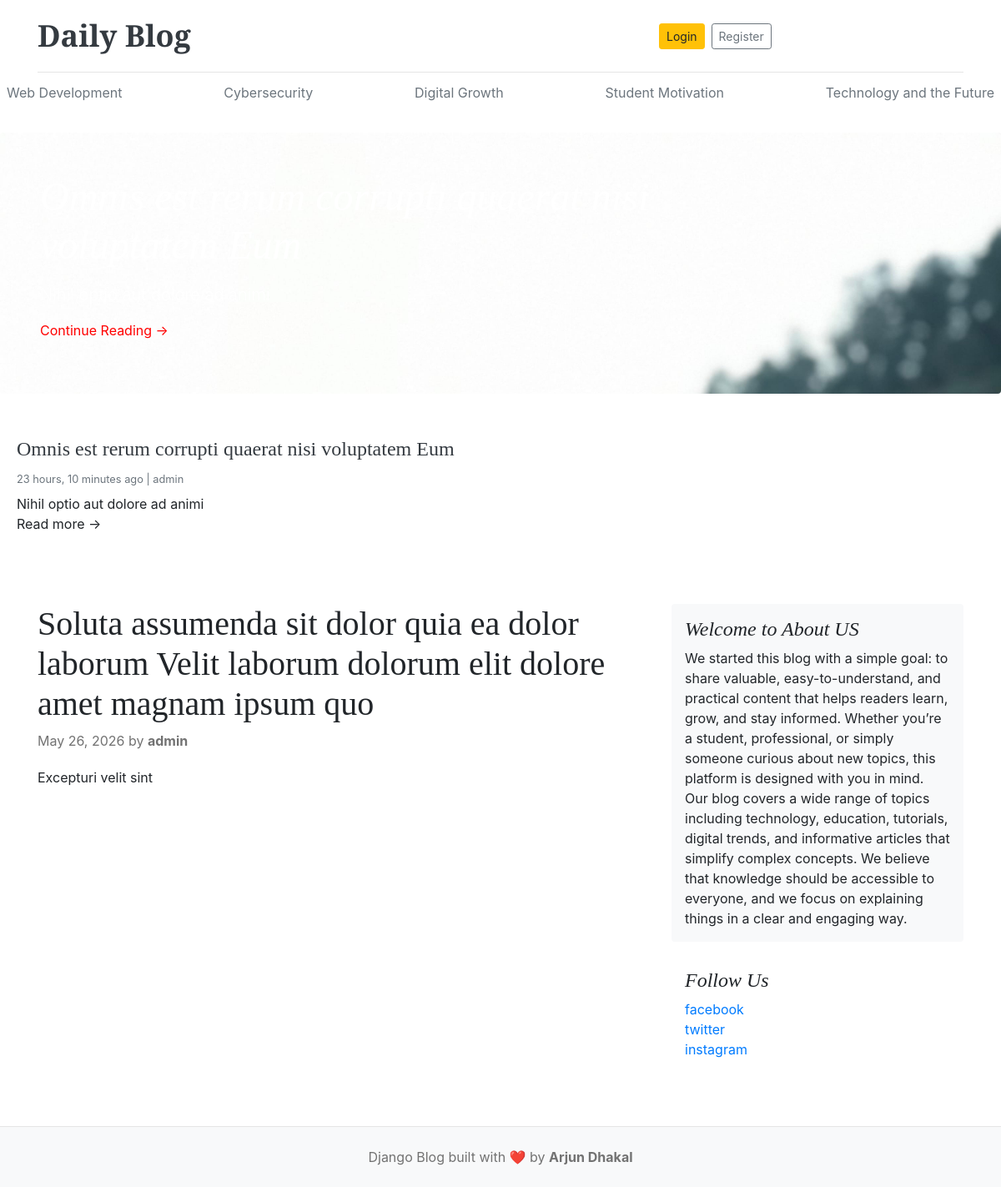
The page / on the database its author committed.
### main/models.py (models this page shows, shortened)
class Category(models.Model):
    name=models.CharField(max_length=100,unique=True)
    created_at=models.DateTimeField(auto_now_add=True)
    updated_at=models.DateTimeField(auto_now=True)

class Blog(models.Model):
    title=models.CharField(max_length=200)
    slug=models.SlugField(max_length=200,unique=True)
    Category=models.ForeignKey(Category,on_delete=models.CASCADE)
    author=models.ForeignKey(User,on_delete=models.CASCADE)
    image=models.ImageField(upload_to='blogs_images/')
    short_description=models.TextField(max_length=300)
    blog_content=models.TextField()
    status=models.IntegerField(choices=STATUS_CHOICES,default=0)
    is_featured=models.BooleanField(default=False)
    created_at=models.DateTimeField(auto_now_add=True)
    updated_at=models.DateTimeField(auto_now=True)

class About_us(models.Model):
    title=models.CharField(max_length=200)
    descretion=models.TextField()

### main/views.py (the view)
# urls.py: 2. Add a URL to urlpatterns:  path('', views.home, name='home')
def home(request):
    category=Category.objects.all()
    feature_post=Blog.objects.filter(is_featured=True)
    posted=Blog.objects.filter(is_featured=False,status=1)
    about=About_us.objects.first()
    social=Social_link.objects.first()
    Context={
        'category':category,
        'feature_post':feature_post,
        'posted':posted,
        'about':about,
        'social':social
        }
    return render(request,'core/home-blogs.html',Context)

### main/templates/core/home-blogs.html (shortened to what this page needs)
{% extends 'core/base.html' %}
{% block content %}
  {% for post in feature_post %}
    {% if forloop.first %}
      <div class="jumbotron p-4 p-md-5 text-white rounded bg-dark" style="background-image: url('{{ post.image.url }}'); background-size: cover; ">
        <div class="col-md-8 px-0">
          <h1 class="display-4 font-italic">{{ post.title }}</h1>
          <p class="lead my-3">{{ post.short_description }}</p>
          <a href="{% url 'blog' post.slug %}" style="color:red; text-decoration:none;">
            Continue Reading →
        </a>
        </div>
      </div>
    {% endif %}
  {% endfor %}
  <div class="row mb-5">
    {% for post in feature_post %}
      <div class="col-md-6 mb-3">
        <div class="card border-0 shadow-sm h-100">
          <div class="card-body">
            <h4 class="card-title"><a href="{% url 'blog' post.slug %}"class="text-dark">{{ post.title }}</a> </h4>
            <small class="text-muted d-block mb-2">
              {{ post.created_at|timesince }} ago | {{ post.author }}
            </small>
            <p class="card-text">{{ post.short_description|truncatewords:25 }}</p>
              Read more →
          </div>
        </div>
      </div>
    {% empty %}
      <p class="text-muted ml-3">No featured posts available.</p>
    {% endfor %}
  </div>
<main class="container">
  <div class="row">
    <div class="col-md-8 blog-main">
      {% for post in posted %}
        <div class="blog-post mb-5">
          <h2 class="blog-post-title">{{ post.title }}</h2>
          <p class="blog-post-meta">
            {{ post.created_at|date:"M d, Y" }} by <strong>{{ post.author }}</strong>
          </p>
          <p>{{ post.blog_content|truncatewords:80 }}</p>
        </div>
      {% endfor %}
    </div>
    <aside class="col-md-4 blog-sidebar">
      {% if about %}
      <div class="p-3 mb-3 bg-light rounded">
        <h4 class="font-italic">{{ about.title }}</h4>
        <p class="mb-0">
          {{ about.descretion}}
        </p>
      </div>
      {% endif %}
      {% if social %}
      <div class="p-3">
        <h4 class="font-italic">Follow Us</h4>
        <ol class="list-unstyled">
          <li><a href="{{ social.facebook }}">facebook</a></li>
          <li><a href="{{ social.twitter }}"> twitter</a></li>
          <li><a href="{{ social.instagram }}"> instagram</a></li>
        </ol>
      </div>
      {% endif %}
    </aside>
  </div>
</main>
{% endblock %}

### main/templates/core/base.html (shortened to what this page needs)
{% load static %}
<!DOCTYPE html>
<html lang="en">
<head>
  <link href="https://getbootstrap.com/docs/4.0/dist/css/bootstrap.min.css" rel="stylesheet">
  <link href="{% static 'css/blog.css' %}" rel="stylesheet">
  <body>
</head>
<div class="container">
  <header class="blog-header py-3">
    <div class="row align-items-center">
      <div class="col-md-8">
        <a class="blog-header-logo text-dark font-weight-bold" href="/">Daily Blog</a>
      </div>
      {% if user.is_authenticated %}
      <div class="col-md-4 text-right">
        <a href="{% url 'logout' %}" class="btn btn-danger">Logout</a>
        {% else %}
        <a class="btn btn-sm btn-warning" href="{% url 'login' %}">Login</a>
        <a class="btn btn-sm btn-outline-secondary ml-2" href="{% url 'register' %}">Register</a>
        {% endif %}
      </div>
    </div>
  <div class="nav-scroller py-1 mb-4">
    <nav class="nav d-flex justify-content-between">
      {% for i in category %}
        <a class="p-2 text-muted" href="{% url 'post' i.id %}">{{ i.name }}</a>
      {% endfor %}
    </nav>
  </div>
  {% block content %}
  {% endblock %}
  <footer class="blog-footer text-center py-4 mt-5 bg-light">
    <p>Django Blog built with ❤️ by <strong>Arjun Dhakal</strong></p>
  </footer>
  </body>
  </html>

### main/static/css/blog.css (style rules this page uses)
.blog-header { border-bottom: 1px solid #e5e5e5; }
.blog-header-logo { font-family: "Playfair Display", Georgia, "Times New Roman", serif; font-size: 2.25rem; }
h1, h2, h3, h4, h5, h6 { font-family: "Playfair Display", Georgia, "Times New Roman", serif; }
.display-4 { font-size: 2.5rem; }
@media (min-width: 768px) { .display-4 { font-size: 3rem; } }
.blog-post { margin-bottom: 4rem; }
.blog-post-title { font-size: 2.5rem; }
.blog-post-meta { margin-bottom: 1.25rem; color: #727272; }
.blog-footer { padding: 2.5rem 0; color: #727272; text-align: center; background-color: #f9f9f9; border-top: .05rem solid #e5e5e5; }
.blog-footer p:last-child { margin-bottom: 0; }

### rows shown on the page
Category: name "Web Development"
Category: name "Cybersecurity"
Category: name "Digital Growth"
Category: name "Student Motivation"
Category: name "Technology and the Future"
Blog: image (picture), title "Omnis est rerum corrupti quaerat nisi voluptatem Eum", created_at "23 hours, 10 minutes", author "admin", short_description "Nihil optio aut dolore ad animi"
Blog: title "Soluta assumenda sit dolor quia ea dolor laborum Velit laborum dolorum elit dolore amet magnam ipsum quo", created_at "May 26, 2026", author "admin", blog_content "Excepturi velit sint"
About_us: title "Welcome to About US", descretion "We started this blog with a simple goal: to share valuable, easy-to-understand, and practical content that helps readers learn, grow, and stay informed. Whether you’re a student, professional, or simply someone curious about new topics, this platform is designed with you in mind. Our blog covers a wide range of topics including technology, education, tutorials, digital trends, and informative articles that simplify complex concepts. We believe that knowledge should be accessible to everyone, and we focus on explaining things in a clear and engaging way."
